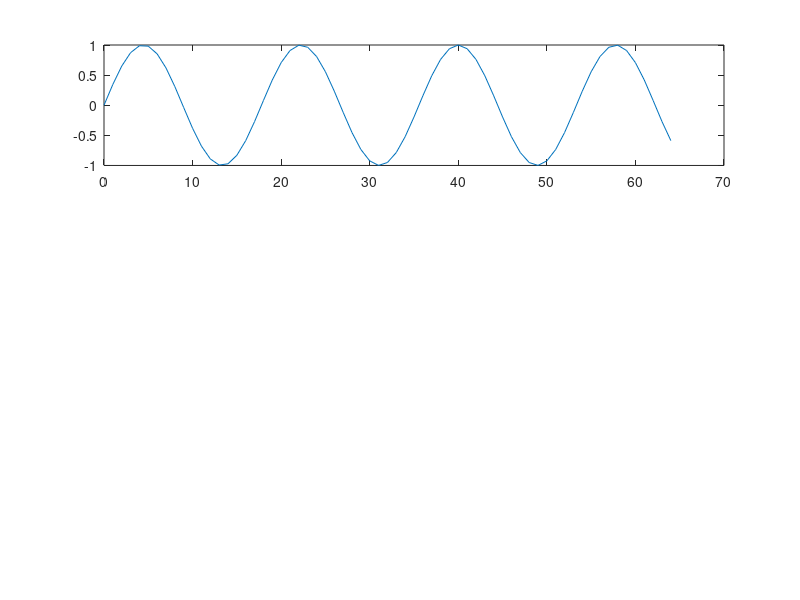

The MATLAB script that drew this image: (Note: this script raises an error after producing the figure.)
%understaning dft leackage from lyon book

sf = 64;
ts = 1/sf;
t = 0:ts:1;
n = 0:1:length(t)-1;
f = 3.6;
% for integer f we get exact frequcy in out frequcy domain
% but for fractional f we get a the leackage in out frequcy doamin
x = sin(2*pi*f*n*ts);
subplot(3,1,1);
plot(n,x);

fD = timeToFrequncy(x);
magnitudeFD = abs(fD);
subplot(3,1,2);
stem(n,magnitudeFD);
hold on;
phaseFD = angle(fD);
stem(n,phaseFD);
hold off;

tD = frequncyToTime(fD);
realTD = real(tD);
subplot(3,1,3);
%plot(n,magnitudeTD);
hold on;
%phaseTD = angle(tD);
%stem(n,phaseTD);
plot(n,realTD);
hold off;
